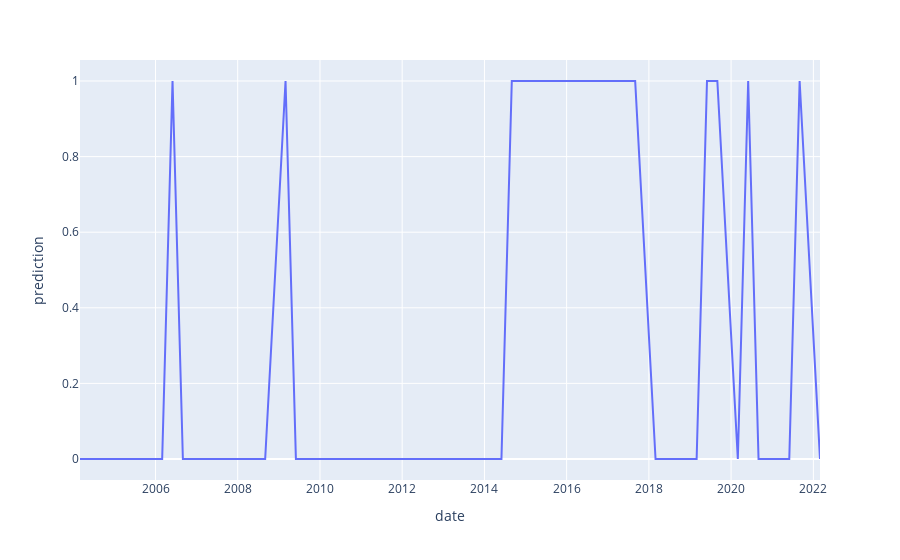
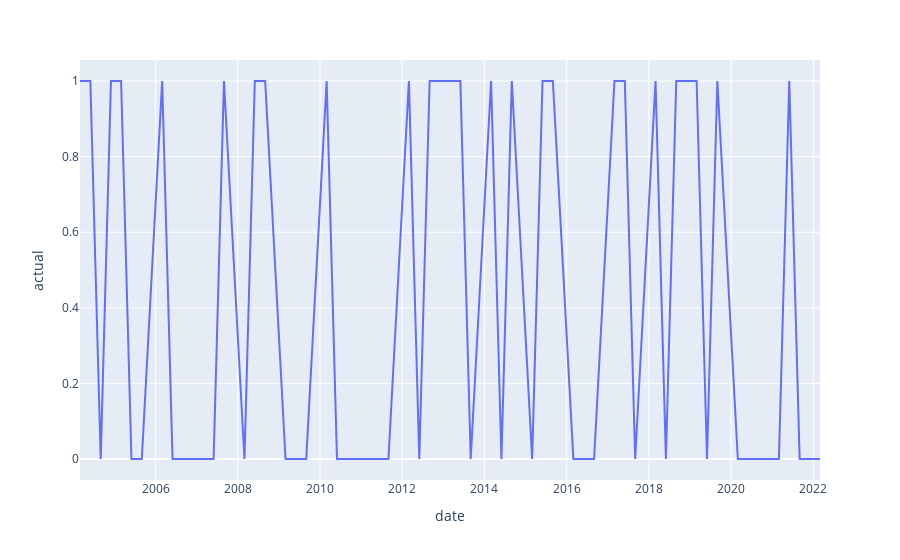

Notebook source saved alongside these figures, in order:
### Markdown cell above
## Visualizations

### Code cell
import plotly.express as px

px.line(sentiments, x='date', y="prediction").show()

px.line(sentiments, x='date', y="actual").show()

### Figure 1 — Plotly figure (JSON) as saved in the notebook; plotly's stock layout.template omitted (floating-point values rounded to 4 significant figures)
{"data": [{"hovertemplate": "date=%{x}<br>prediction=%{y}<extra></extra>", "legendgroup": "", "line": {"color": "#636efa", "dash": "solid"}, "marker": {"symbol": "circle"}, "mode": "lines", "name": "", "orientation": "v", "showlegend": false, "type": "scatter", "x": ["2022-03-01T00:00:00", "2021-09-01T00:00:00", "2021-06-01T00:00:00", "2021-03-01T00:00:00", "2020-09-01T00:00:00", "2020-06-01T00:00:00", "2020-03-01T00:00:00", "2019-09-01T00:00:00", "2019-06-01T00:00:00", "2019-03-01T00:00:00", "2018-09-01T00:00:00", "2018-06-01T00:00:00", "2018-03-01T00:00:00", "2017-09-01T00:00:00", "2017-06-01T00:00:00", "2017-03-01T00:00:00", "2016-09-01T00:00:00", "2016-06-01T00:00:00", "2016-03-01T00:00:00", "2015-09-01T00:00:00", "2015-06-01T00:00:00", "2015-03-01T00:00:00", "2014-09-01T00:00:00", "2014-06-01T00:00:00", "2014-03-01T00:00:00", "2013-09-01T00:00:00", "2013-06-01T00:00:00", "2013-03-01T00:00:00", "2012-09-01T00:00:00", "2012-06-01T00:00:00", "2012-03-01T00:00:00", "2011-09-01T00:00:00", "2011-06-01T00:00:00", "2011-03-01T00:00:00", "2010-09-01T00:00:00", "2010-06-01T00:00:00", "2010-03-01T00:00:00", "2009-09-01T00:00:00", "2009-06-01T00:00:00", "2009-03-01T00:00:00", "2008-09-01T00:00:00", "2008-06-01T00:00:00", "2008-03-01T00:00:00", "2007-09-01T00:00:00", "2007-06-01T00:00:00", "2007-03-01T00:00:00", "2006-09-01T00:00:00", "2006-06-01T00:00:00", "2006-03-01T00:00:00", "2005-09-01T00:00:00", "2005-06-01T00:00:00", "2005-03-01T00:00:00", "2004-12-01T00:00:00", "2004-09-01T00:00:00", "2004-06-01T00:00:00", "2004-03-01T00:00:00"], "xaxis": "x", "y": [0, 1, 0, 0, 0, 1, 0, 1, 1, 0, 0, 0, 0, 1, 1, 1, 1, 1, 1, 1, 1, 1, 1, 0, 0, 0, 0, 0, 0, 0, 0, 0, 0, 0, 0, 0, 0, 0, 0, 1, 0, 0, 0, 0, 0, 0, 0, 1, 0, 0, 0, 0, 0, 0, 0, 0], "yaxis": "y"}], "layout": {"autosize": true, "legend": {"tracegroupgap": 0}, "margin": {"t": 60}, "xaxis": {"anchor": "y", "autorange": true, "domain": [0, 1], "range": ["2004-03-01", "2022-03-01"], "title": {"text": "date"}, "type": "date"}, "yaxis": {"anchor": "x", "autorange": true, "domain": [0, 1], "range": [-0.05556, 1.056], "title": {"text": "prediction"}, "type": "linear"}}}

### Figure 2 — Plotly figure (JSON) as saved in the notebook; plotly's stock layout.template omitted (floating-point values rounded to 4 significant figures)
{"data": [{"hovertemplate": "date=%{x}<br>actual=%{y}<extra></extra>", "legendgroup": "", "line": {"color": "#636efa", "dash": "solid"}, "marker": {"symbol": "circle"}, "mode": "lines", "name": "", "orientation": "v", "showlegend": false, "type": "scatter", "x": ["2022-03-01T00:00:00", "2021-09-01T00:00:00", "2021-06-01T00:00:00", "2021-03-01T00:00:00", "2020-09-01T00:00:00", "2020-06-01T00:00:00", "2020-03-01T00:00:00", "2019-09-01T00:00:00", "2019-06-01T00:00:00", "2019-03-01T00:00:00", "2018-09-01T00:00:00", "2018-06-01T00:00:00", "2018-03-01T00:00:00", "2017-09-01T00:00:00", "2017-06-01T00:00:00", "2017-03-01T00:00:00", "2016-09-01T00:00:00", "2016-06-01T00:00:00", "2016-03-01T00:00:00", "2015-09-01T00:00:00", "2015-06-01T00:00:00", "2015-03-01T00:00:00", "2014-09-01T00:00:00", "2014-06-01T00:00:00", "2014-03-01T00:00:00", "2013-09-01T00:00:00", "2013-06-01T00:00:00", "2013-03-01T00:00:00", "2012-09-01T00:00:00", "2012-06-01T00:00:00", "2012-03-01T00:00:00", "2011-09-01T00:00:00", "2011-06-01T00:00:00", "2011-03-01T00:00:00", "2010-09-01T00:00:00", "2010-06-01T00:00:00", "2010-03-01T00:00:00", "2009-09-01T00:00:00", "2009-06-01T00:00:00", "2009-03-01T00:00:00", "2008-09-01T00:00:00", "2008-06-01T00:00:00", "2008-03-01T00:00:00", "2007-09-01T00:00:00", "2007-06-01T00:00:00", "2007-03-01T00:00:00", "2006-09-01T00:00:00", "2006-06-01T00:00:00", "2006-03-01T00:00:00", "2005-09-01T00:00:00", "2005-06-01T00:00:00", "2005-03-01T00:00:00", "2004-12-01T00:00:00", "2004-09-01T00:00:00", "2004-06-01T00:00:00", "2004-03-01T00:00:00"], "xaxis": "x", "y": [0, 0, 1, 0, 0, 0, 0, 1, 0, 1, 1, 0, 1, 0, 1, 1, 0, 0, 0, 1, 1, 0, 1, 0, 1, 0, 1, 1, 1, 0, 1, 0, 0, 0, 0, 0, 1, 0, 0, 0, 1, 1, 0, 1, 0, 0, 0, 0, 1, 0, 0, 1, 1, 0, 1, 1], "yaxis": "y"}], "layout": {"autosize": true, "legend": {"tracegroupgap": 0}, "margin": {"t": 60}, "xaxis": {"anchor": "y", "autorange": true, "domain": [0, 1], "range": ["2004-03-01", "2022-03-01"], "title": {"text": "date"}, "type": "date"}, "yaxis": {"anchor": "x", "autorange": true, "domain": [0, 1], "range": [-0.05556, 1.056], "title": {"text": "actual"}, "type": "linear"}}}
